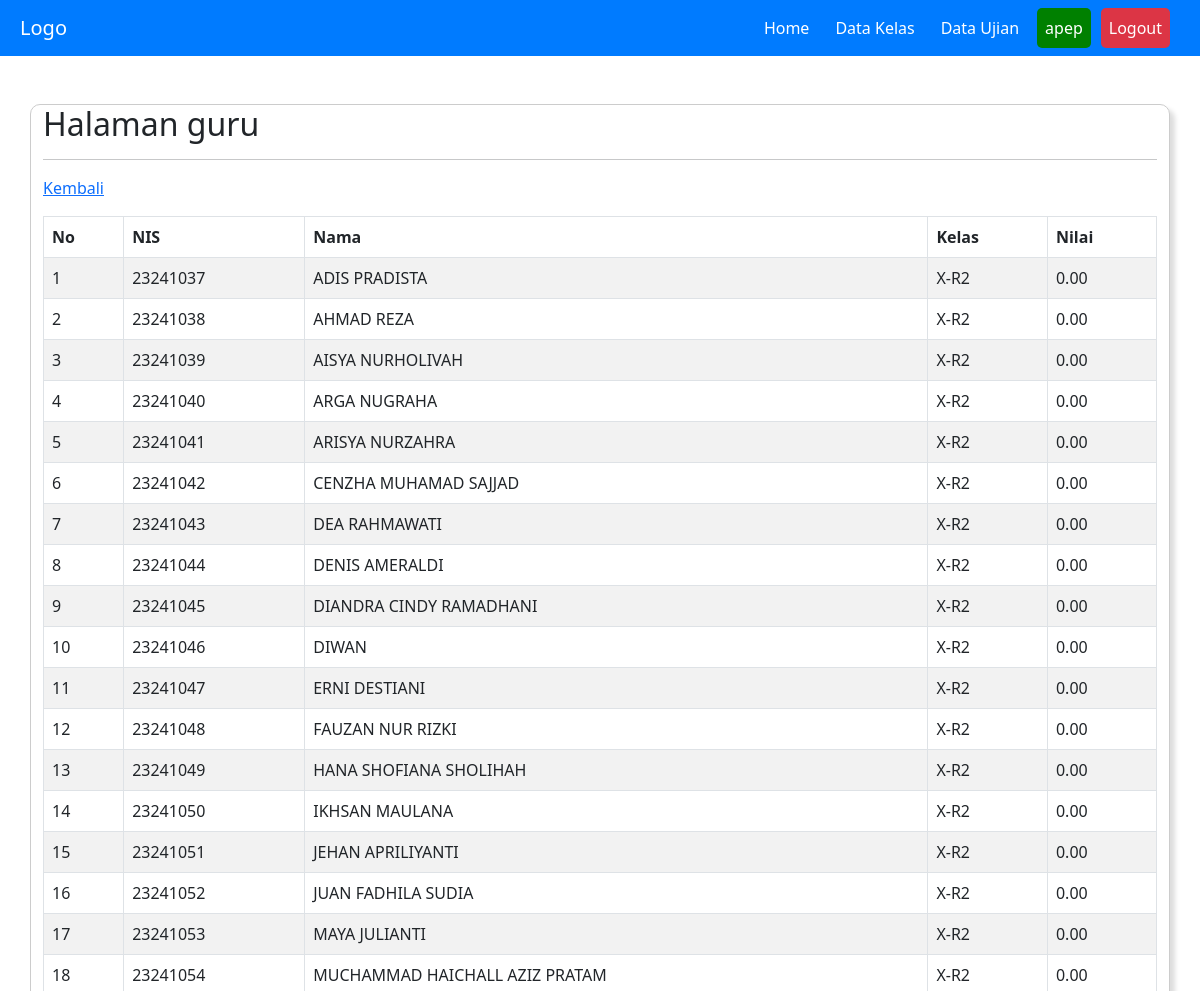
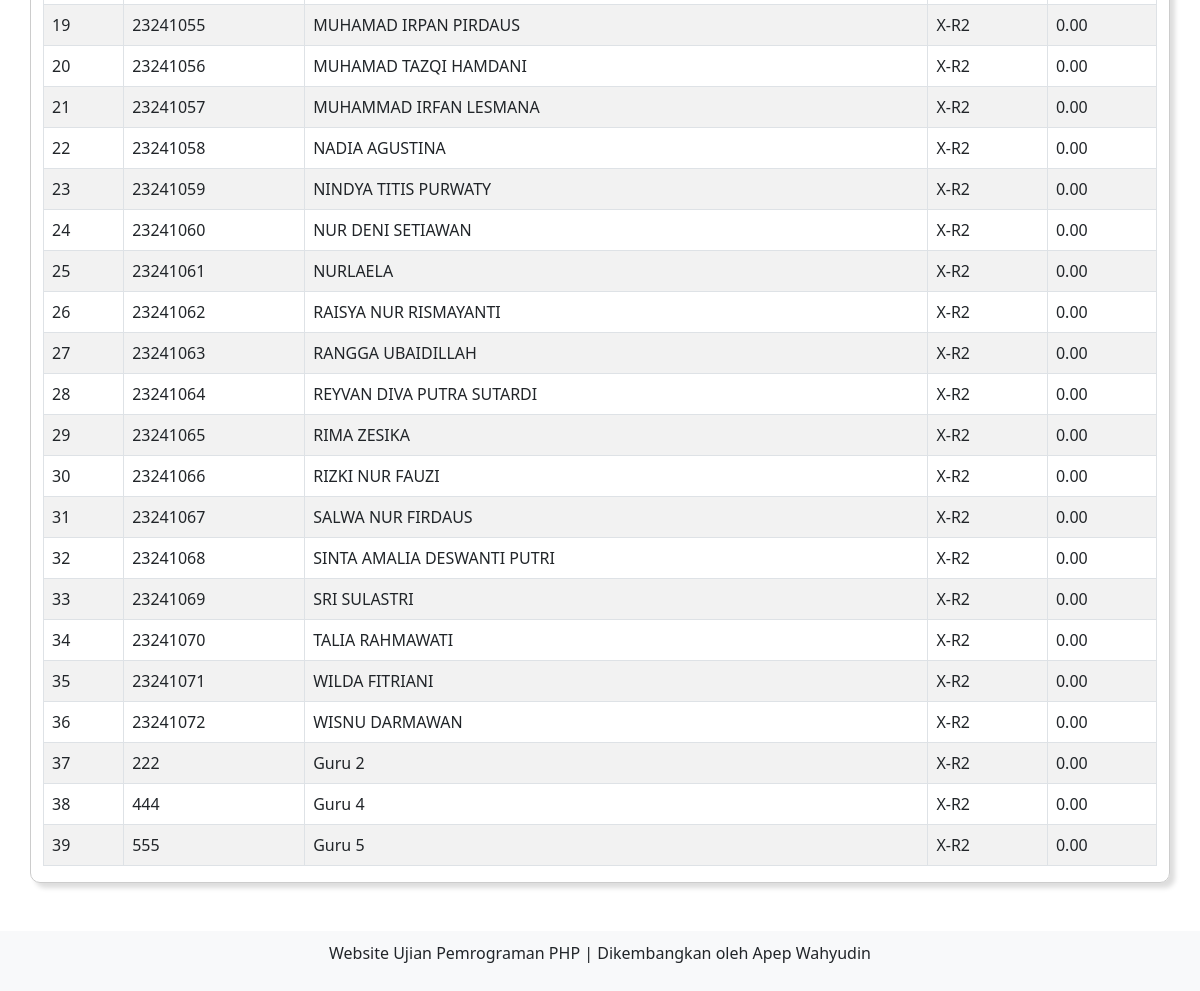
The page /guru/home.php?page=nilai&id_ujian=13&id_kelas=2 (signed in) on the database its author committed (2 pictures, top to bottom).
### tables this page shows
CREATE TABLE `siswa` (
  `id_siswa` int(11) NOT NULL,
  `nis` varchar(10) NOT NULL,
  `nama` varchar(30) NOT NULL,
  `password` varchar(100) NOT NULL,
  `id_kelas` int(11) NOT NULL
);

CREATE TABLE `kelas` (
  `id_kelas` int(11) NOT NULL,
  `nama_kelas` varchar(10) NOT NULL,
  `status` enum('aktif','nonaktif') NOT NULL,
  `id_guru` int(11) NOT NULL
);

### guru/nilai.php (the view, shortened to what this page needs)
<p><a href="#">Kembali</a>
    <?php
    $id_ujian = isset($_GET['id_ujian']) ? $_GET['id_ujian'] : 0;
    $id_kelas = isset($_GET['id_kelas']) ? $_GET['id_kelas'] : 0;
    $sql_kelas = "SELECT nama_kelas FROM kelas WHERE id_kelas = ?";
    $stmt_kelas = $koneksi->prepare($sql_kelas);
    $stmt_kelas->bind_param("i", $id_kelas);
    $stmt_kelas->execute();
    $result_kelas = $stmt_kelas->get_result();
    $row_kelas = $result_kelas->fetch_assoc();
    $nama_kelas = $row_kelas['nama_kelas'];
    $sql_siswa = "SELECT id_siswa, nis, nama FROM siswa WHERE id_kelas = ?";
    $stmt_siswa = $koneksi->prepare($sql_siswa);
    $stmt_siswa->bind_param("i", $id_kelas);
    $stmt_siswa->execute();
    $result_siswa = $stmt_siswa->get_result();
    $sql_jumlah_soal = "SELECT COUNT(*) as jumlah_soal FROM soal WHERE id_ujian = ?";
    $stmt_jumlah_soal = $koneksi->prepare($sql_jumlah_soal);
    $stmt_jumlah_soal->bind_param("i", $id_ujian);
    $stmt_jumlah_soal->execute();
    $result_jumlah_soal = $stmt_jumlah_soal->get_result();
    $row_jumlah_soal = $result_jumlah_soal->fetch_assoc();
    $jumlah_soal = $row_jumlah_soal['jumlah_soal'];
    ?>
<table id="myTable" class="table table-striped table-bordered" style="width:100%">
    <thead>
        <tr>
            <th>No</th>
            <th>NIS</th>
            <th>Nama</th>
            <th>Kelas</th>
            <th>Nilai</th>
        </tr>
    </thead>
    <tbody>
        <?php
        $no = 1;
        while ($row_siswa = $result_siswa->fetch_assoc()) {
            $id_siswa = $row_siswa['id_siswa'];
            $sql_jawaban_benar = "SELECT COUNT(*) as jawaban_benar FROM hasil WHERE id_siswa = ? AND id_ujian = ? AND test_result = 'lulus'";
            $stmt_jawaban_benar = $koneksi->prepare($sql_jawaban_benar);
            $stmt_jawaban_benar->bind_param("ii", $id_siswa, $id_ujian);
            $stmt_jawaban_benar->execute();
            $result_jawaban_benar = $stmt_jawaban_benar->get_result();
            $row_jawaban_benar = $result_jawaban_benar->fetch_assoc();
            $jawaban_benar = $row_jawaban_benar['jawaban_benar'];
            $nilai = ($jawaban_benar / $jumlah_soal) * 100;
            ?>
            <tr>
                <td><?php echo $no++; ?></td>
                <td><?php echo $row_siswa['nis']; ?></td>
                <td><?php echo $row_siswa['nama']; ?></td>
                <td><?php echo $nama_kelas; ?></td>
                <td><?php echo number_format($nilai, 2); ?></td>
            </tr>
            <?php
        }
        ?>
    </tbody>
</table>

### rows shown on the page
siswa: nis "23241037", nama "ADIS PRADISTA", id_kelas.nama_kelas "X-R2", nilai "0.00"
siswa: nis "23241038", nama "AHMAD REZA", id_kelas.nama_kelas "X-R2", nilai "0.00"
siswa: nis "23241039", nama "AISYA NURHOLIVAH", id_kelas.nama_kelas "X-R2", nilai "0.00"
siswa: nis "23241040", nama "ARGA NUGRAHA", id_kelas.nama_kelas "X-R2", nilai "0.00"
siswa: nis "23241041", nama "ARISYA NURZAHRA", id_kelas.nama_kelas "X-R2", nilai "0.00"
siswa: nis "23241042", nama "CENZHA MUHAMAD SAJJAD", id_kelas.nama_kelas "X-R2", nilai "0.00"
siswa: nis "23241043", nama "DEA RAHMAWATI", id_kelas.nama_kelas "X-R2", nilai "0.00"
siswa: nis "23241044", nama "DENIS AMERALDI", id_kelas.nama_kelas "X-R2", nilai "0.00"
siswa: nis "23241045", nama "DIANDRA CINDY RAMADHANI", id_kelas.nama_kelas "X-R2", nilai "0.00"
siswa: nis "23241046", nama "DIWAN", id_kelas.nama_kelas "X-R2", nilai "0.00"
siswa: nis "23241047", nama "ERNI DESTIANI", id_kelas.nama_kelas "X-R2", nilai "0.00"
siswa: nis "23241048", nama "FAUZAN NUR RIZKI", id_kelas.nama_kelas "X-R2", nilai "0.00"
siswa: nis "23241049", nama "HANA SHOFIANA SHOLIHAH", id_kelas.nama_kelas "X-R2", nilai "0.00"
siswa: nis "23241050", nama "IKHSAN MAULANA", id_kelas.nama_kelas "X-R2", nilai "0.00"
siswa: nis "23241051", nama "JEHAN APRILIYANTI", id_kelas.nama_kelas "X-R2", nilai "0.00"
siswa: nis "23241052", nama "JUAN FADHILA SUDIA", id_kelas.nama_kelas "X-R2", nilai "0.00"
siswa: nis "23241053", nama "MAYA JULIANTI", id_kelas.nama_kelas "X-R2", nilai "0.00"
siswa: nis "23241054", nama "MUCHAMMAD HAICHALL AZIZ PRATAM", id_kelas.nama_kelas "X-R2", nilai "0.00"
siswa: nis "23241055", nama "MUHAMAD IRPAN PIRDAUS", id_kelas.nama_kelas "X-R2", nilai "0.00"
siswa: nis "23241056", nama "MUHAMAD TAZQI HAMDANI", id_kelas.nama_kelas "X-R2", nilai "0.00"
siswa: nis "23241057", nama "MUHAMMAD IRFAN LESMANA", id_kelas.nama_kelas "X-R2", nilai "0.00"
siswa: nis "23241058", nama "NADIA AGUSTINA", id_kelas.nama_kelas "X-R2", nilai "0.00"
siswa: nis "23241059", nama "NINDYA TITIS PURWATY", id_kelas.nama_kelas "X-R2", nilai "0.00"
siswa: nis "23241060", nama "NUR DENI SETIAWAN", id_kelas.nama_kelas "X-R2", nilai "0.00"
siswa: nis "23241061", nama "NURLAELA", id_kelas.nama_kelas "X-R2", nilai "0.00"
siswa: nis "23241062", nama "RAISYA NUR RISMAYANTI", id_kelas.nama_kelas "X-R2", nilai "0.00"
siswa: nis "23241063", nama "RANGGA UBAIDILLAH", id_kelas.nama_kelas "X-R2", nilai "0.00"
siswa: nis "23241064", nama "REYVAN DIVA PUTRA SUTARDI", id_kelas.nama_kelas "X-R2", nilai "0.00"
siswa: nis "23241065", nama "RIMA ZESIKA", id_kelas.nama_kelas "X-R2", nilai "0.00"
siswa: nis "23241066", nama "RIZKI NUR FAUZI", id_kelas.nama_kelas "X-R2", nilai "0.00"
siswa: nis "23241067", nama "SALWA NUR FIRDAUS", id_kelas.nama_kelas "X-R2", nilai "0.00"
siswa: nis "23241068", nama "SINTA AMALIA DESWANTI PUTRI", id_kelas.nama_kelas "X-R2", nilai "0.00"
siswa: nis "23241069", nama "SRI SULASTRI", id_kelas.nama_kelas "X-R2", nilai "0.00"
siswa: nis "23241070", nama "TALIA RAHMAWATI", id_kelas.nama_kelas "X-R2", nilai "0.00"
siswa: nis "23241071", nama "WILDA FITRIANI", id_kelas.nama_kelas "X-R2", nilai "0.00"
siswa: nis "23241072", nama "WISNU DARMAWAN", id_kelas.nama_kelas "X-R2", nilai "0.00"
siswa: nis "222", nama "Guru 2", id_kelas.nama_kelas "X-R2", nilai "0.00"
siswa: nis "444", nama "Guru 4", id_kelas.nama_kelas "X-R2", nilai "0.00"
siswa: nis "555", nama "Guru 5", id_kelas.nama_kelas "X-R2", nilai "0.00"

### other values the page prints
$_SESSION["username"] "apep"
$_SESSION['level'] "guru"
